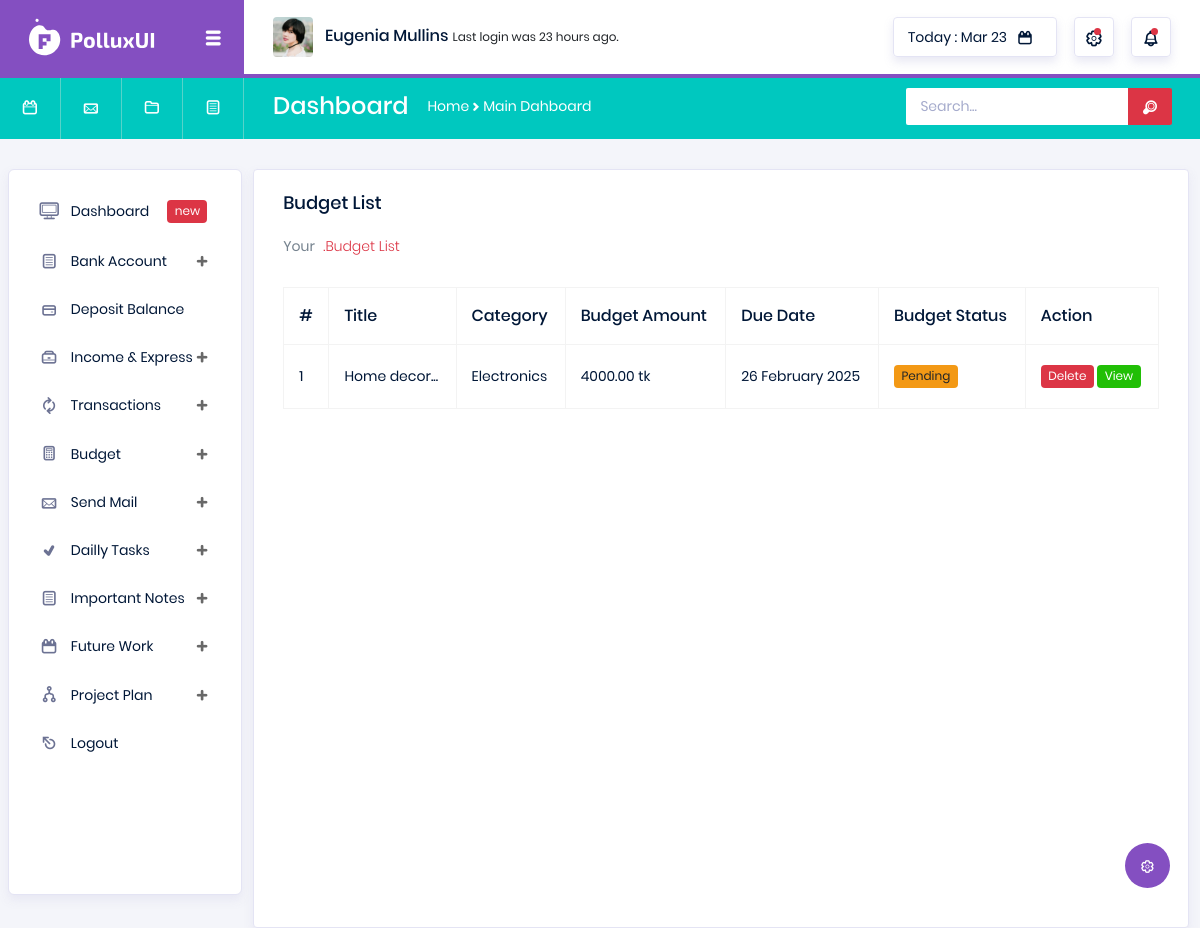
Page /view-budget-list/ (signed in) on the earlier database version.
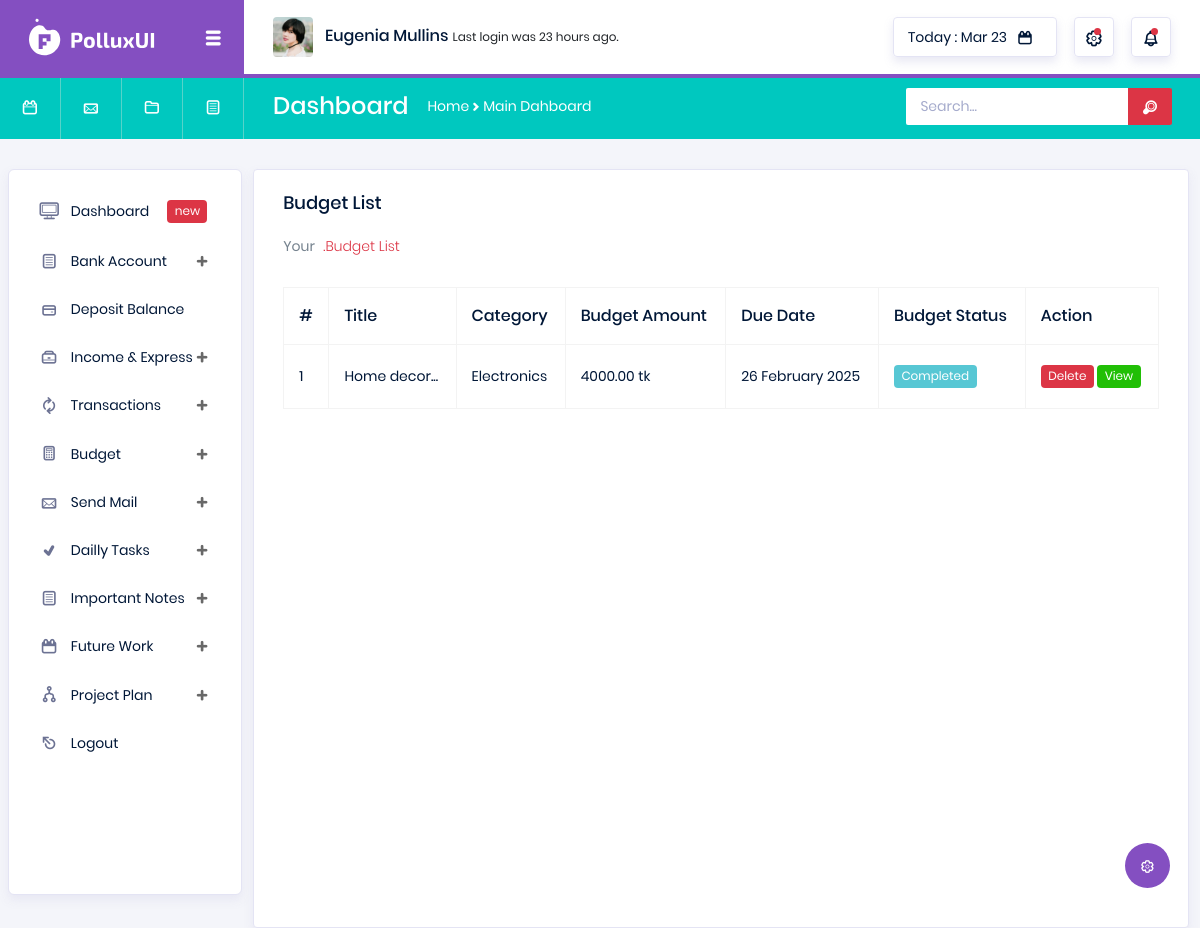
Same page on the later database version.
### utils/models.py (models this page shows, shortened)
class Budget(models.Model):
    user = models.ForeignKey(User, on_delete=models.CASCADE)
    title = models.CharField(max_length=255)
    category = models.ForeignKey(BudgetCategory, on_delete=models.CASCADE)
    amount = models.DecimalField(max_digits=10, decimal_places=2)
    due_date = models.DateField()
    is_completed = models.BooleanField(default=False)
    created_at = models.DateTimeField(auto_now_add=True)

class BudgetCategory(models.Model):
    user = models.ForeignKey(User, on_delete=models.CASCADE)
    cat_name = models.CharField(max_length=160)
    create_at = models.DateTimeField(auto_now_add=True)

### utils/views.py (the view)
# urls.py: path('view-budget-list/', views.view_budget, name='view_budget'),
@login_required
def view_budget(request):
    user = request.user
    try:
        budgets = Budget.objects.filter(user=user)
    except Exception as e:
        messages.warning(request, 'something wrong!')
        return redirect('utils:view_budget')
    return render(request, 'utils/budget_list.html', context={'budgets':budgets})

### templates/utils/budget_list.html (shortened to what this page needs)
{% extends 'base.html' %}
{% load static %}
{% block body %}
<div class="col-lg-12 grid-margin stretch-card">
  <div class="card">
    <div class="card-body">
      <h4 class="card-title">Budget List</h4>
      <p class="card-description">
        Your <code>.Budget List</code>
      </p>
      <div class="table-responsive pt-3">
        <table class="table table-bordered">
          <thead>
            <tr>
              <th>
                #
              </th>
              <th>
                Title
              </th>
              <th>
                Category
              </th>
              <th>
                Budget Amount
              </th>
              <th>
                Due Date
              </th>
              <th>
                Budget Status
              </th>
              <th>
                Action
              </th>
            </tr>
          </thead>
          <tbody>
            {% for budget in budgets %}
            <tr>
              <td>
                {{forloop.counter}}
              </td>
              <td>
                {{budget.title|slice:10}}...
              </td>
              <td>
                {{budget.category.cat_name}}
              </td>
              <td>
                {{budget.amount}} tk
              </td>
              <td>
                {{budget.due_date|date:"d F Y"}}
              </td>
              <td>
                {% if budget.is_completed %}
                <span class="badge" style="background-color: #57c7d4; color: white;">Completed</span>
                {% else %}
                <span class="badge badge-warning">Pending</span>
                {% endif %}
              </td>
              <td>
                <span class="badge badge-danger" style="cursor: pointer" onclick="confirmDeleteBudget({{budget.id}})" data-toggle="modal" data-target="#exampleModal">Delete</span>
                <a href="" class="badge badge-success" data-toggle="modal"
                  data-target="#exampleModalCenter{{ budget.id }}">View</a>
              </td>
            </tr>
            {% endfor %}
          </tbody>
        </table>
      </div>
    </div>
  </div>
</div>
{% endblock %}

Differences in the rows shown:
changed Budget "Home decor": is_completed "Pending" → "Completed"
